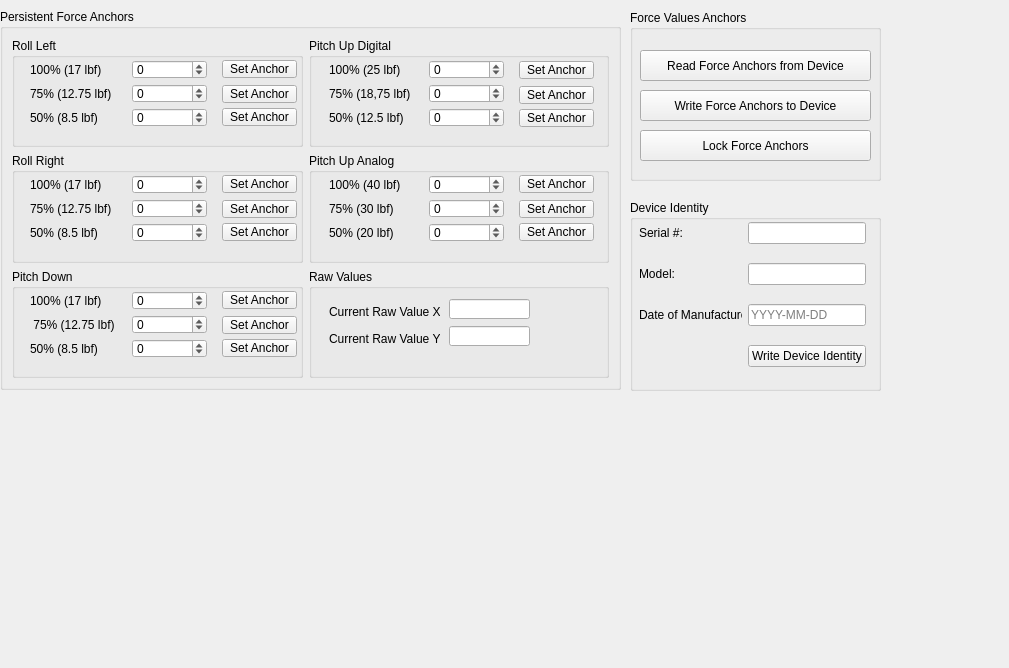
<?xml version="1.0" encoding="UTF-8"?>
<ui version="4.0">
 <class>Developer</class>
 <widget class="QWidget" name="Developer">
  <property name="geometry">
   <rect>
    <x>0</x>
    <y>0</y>
    <width>1009</width>
    <height>668</height>
   </rect>
  </property>
  <property name="windowTitle">
   <string>Form</string>
  </property>
  <widget class="QGroupBox" name="groupBox">
   <property name="geometry">
    <rect>
     <x>0</x>
     <y>9</y>
     <width>621</width>
     <height>381</height>
    </rect>
   </property>
   <property name="maximumSize">
    <size>
     <width>16777215</width>
     <height>400</height>
    </size>
   </property>
   <property name="title">
    <string>Persistent Force Anchors</string>
   </property>
   <layout class="QGridLayout" name="gridLayout" columnstretch="0,0,0">
    <item row="0" column="0" colspan="2">
     <widget class="QGroupBox" name="groupBox_2">
      <property name="maximumSize">
       <size>
        <width>300</width>
        <height>16777215</height>
       </size>
      </property>
      <property name="title">
       <string>Roll Left</string>
      </property>
      <widget class="QSpinBox" name="spRL_50">
       <property name="geometry">
        <rect>
         <x>120</x>
         <y>70</y>
         <width>75</width>
         <height>19</height>
        </rect>
       </property>
       <property name="minimumSize">
        <size>
         <width>75</width>
         <height>0</height>
        </size>
       </property>
       <property name="minimum">
        <number>-32676</number>
       </property>
       <property name="maximum">
        <number>32767</number>
       </property>
      </widget>
      <widget class="QSpinBox" name="spRL_75">
       <property name="geometry">
        <rect>
         <x>120</x>
         <y>46</y>
         <width>75</width>
         <height>19</height>
        </rect>
       </property>
       <property name="minimumSize">
        <size>
         <width>75</width>
         <height>0</height>
        </size>
       </property>
       <property name="minimum">
        <number>-32676</number>
       </property>
       <property name="maximum">
        <number>32767</number>
       </property>
      </widget>
      <widget class="QLabel" name="label">
       <property name="geometry">
        <rect>
         <x>18</x>
         <y>22</y>
         <width>125</width>
         <height>20</height>
        </rect>
       </property>
       <property name="sizePolicy">
        <sizepolicy hsizetype="Minimum" vsizetype="Minimum">
         <horstretch>0</horstretch>
         <verstretch>0</verstretch>
        </sizepolicy>
       </property>
       <property name="minimumSize">
        <size>
         <width>125</width>
         <height>0</height>
        </size>
       </property>
       <property name="maximumSize">
        <size>
         <width>125</width>
         <height>16777215</height>
        </size>
       </property>
       <property name="text">
        <string>100% (17 lbf)</string>
       </property>
      </widget>
      <widget class="QSpinBox" name="spRL_100">
       <property name="geometry">
        <rect>
         <x>120</x>
         <y>22</y>
         <width>75</width>
         <height>19</height>
        </rect>
       </property>
       <property name="minimumSize">
        <size>
         <width>75</width>
         <height>0</height>
        </size>
       </property>
       <property name="minimum">
        <number>-32676</number>
       </property>
       <property name="maximum">
        <number>32767</number>
       </property>
      </widget>
      <widget class="QLabel" name="label_3">
       <property name="geometry">
        <rect>
         <x>18</x>
         <y>70</y>
         <width>125</width>
         <height>20</height>
        </rect>
       </property>
       <property name="sizePolicy">
        <sizepolicy hsizetype="Minimum" vsizetype="Minimum">
         <horstretch>0</horstretch>
         <verstretch>0</verstretch>
        </sizepolicy>
       </property>
       <property name="minimumSize">
        <size>
         <width>125</width>
         <height>0</height>
        </size>
       </property>
       <property name="maximumSize">
        <size>
         <width>125</width>
         <height>16777215</height>
        </size>
       </property>
       <property name="text">
        <string>50% (8.5 lbf)</string>
       </property>
      </widget>
      <widget class="QLabel" name="label_2">
       <property name="geometry">
        <rect>
         <x>18</x>
         <y>46</y>
         <width>125</width>
         <height>20</height>
        </rect>
       </property>
       <property name="sizePolicy">
        <sizepolicy hsizetype="Minimum" vsizetype="Minimum">
         <horstretch>0</horstretch>
         <verstretch>0</verstretch>
        </sizepolicy>
       </property>
       <property name="minimumSize">
        <size>
         <width>125</width>
         <height>0</height>
        </size>
       </property>
       <property name="maximumSize">
        <size>
         <width>75</width>
         <height>16777215</height>
        </size>
       </property>
       <property name="text">
        <string>75% (12.75 lbf)</string>
       </property>
      </widget>
      <widget class="QPushButton" name="btnSet_RollLeft100">
       <property name="geometry">
        <rect>
         <x>210</x>
         <y>22</y>
         <width>75</width>
         <height>18</height>
        </rect>
       </property>
       <property name="minimumSize">
        <size>
         <width>75</width>
         <height>0</height>
        </size>
       </property>
       <property name="text">
        <string>Set Anchor</string>
       </property>
      </widget>
      <widget class="QPushButton" name="btnSet_RollLeft75">
       <property name="geometry">
        <rect>
         <x>210</x>
         <y>47</y>
         <width>75</width>
         <height>18</height>
        </rect>
       </property>
       <property name="minimumSize">
        <size>
         <width>75</width>
         <height>0</height>
        </size>
       </property>
       <property name="text">
        <string>Set Anchor</string>
       </property>
      </widget>
      <widget class="QPushButton" name="btnSet_RollLeft50">
       <property name="geometry">
        <rect>
         <x>210</x>
         <y>70</y>
         <width>75</width>
         <height>18</height>
        </rect>
       </property>
       <property name="minimumSize">
        <size>
         <width>75</width>
         <height>0</height>
        </size>
       </property>
       <property name="text">
        <string>Set Anchor</string>
       </property>
      </widget>
      <zorder>label</zorder>
      <zorder>label_2</zorder>
      <zorder>label_3</zorder>
      <zorder>spRL_50</zorder>
      <zorder>spRL_75</zorder>
      <zorder>spRL_100</zorder>
      <zorder>btnSet_RollLeft100</zorder>
      <zorder>btnSet_RollLeft75</zorder>
      <zorder>btnSet_RollLeft50</zorder>
     </widget>
    </item>
    <item row="2" column="0" colspan="2">
     <widget class="QGroupBox" name="groupBox_4">
      <property name="maximumSize">
       <size>
        <width>300</width>
        <height>16777215</height>
       </size>
      </property>
      <property name="title">
       <string>Pitch Down</string>
      </property>
      <widget class="QLabel" name="label_9">
       <property name="geometry">
        <rect>
         <x>18</x>
         <y>46</y>
         <width>125</width>
         <height>20</height>
        </rect>
       </property>
       <property name="sizePolicy">
        <sizepolicy hsizetype="Minimum" vsizetype="Minimum">
         <horstretch>0</horstretch>
         <verstretch>0</verstretch>
        </sizepolicy>
       </property>
       <property name="minimumSize">
        <size>
         <width>125</width>
         <height>0</height>
        </size>
       </property>
       <property name="maximumSize">
        <size>
         <width>125</width>
         <height>16777215</height>
        </size>
       </property>
       <property name="text">
        <string> 75% (12.75 lbf)</string>
       </property>
      </widget>
      <widget class="QLabel" name="label_7">
       <property name="geometry">
        <rect>
         <x>18</x>
         <y>22</y>
         <width>125</width>
         <height>20</height>
        </rect>
       </property>
       <property name="sizePolicy">
        <sizepolicy hsizetype="Minimum" vsizetype="Minimum">
         <horstretch>0</horstretch>
         <verstretch>0</verstretch>
        </sizepolicy>
       </property>
       <property name="minimumSize">
        <size>
         <width>125</width>
         <height>0</height>
        </size>
       </property>
       <property name="maximumSize">
        <size>
         <width>125</width>
         <height>16777215</height>
        </size>
       </property>
       <property name="text">
        <string>100% (17 lbf)</string>
       </property>
      </widget>
      <widget class="QSpinBox" name="spPD_75">
       <property name="geometry">
        <rect>
         <x>120</x>
         <y>46</y>
         <width>75</width>
         <height>19</height>
        </rect>
       </property>
       <property name="minimumSize">
        <size>
         <width>75</width>
         <height>0</height>
        </size>
       </property>
       <property name="minimum">
        <number>-32676</number>
       </property>
       <property name="maximum">
        <number>32767</number>
       </property>
      </widget>
      <widget class="QSpinBox" name="spPD_100">
       <property name="geometry">
        <rect>
         <x>120</x>
         <y>22</y>
         <width>75</width>
         <height>19</height>
        </rect>
       </property>
       <property name="minimumSize">
        <size>
         <width>75</width>
         <height>0</height>
        </size>
       </property>
       <property name="minimum">
        <number>-32676</number>
       </property>
       <property name="maximum">
        <number>32767</number>
       </property>
      </widget>
      <widget class="QLabel" name="label_8">
       <property name="geometry">
        <rect>
         <x>18</x>
         <y>70</y>
         <width>125</width>
         <height>20</height>
        </rect>
       </property>
       <property name="sizePolicy">
        <sizepolicy hsizetype="Minimum" vsizetype="Minimum">
         <horstretch>0</horstretch>
         <verstretch>0</verstretch>
        </sizepolicy>
       </property>
       <property name="minimumSize">
        <size>
         <width>125</width>
         <height>0</height>
        </size>
       </property>
       <property name="maximumSize">
        <size>
         <width>125</width>
         <height>16777215</height>
        </size>
       </property>
       <property name="text">
        <string>50% (8.5 lbf)</string>
       </property>
      </widget>
      <widget class="QSpinBox" name="spPD_50">
       <property name="geometry">
        <rect>
         <x>120</x>
         <y>70</y>
         <width>75</width>
         <height>19</height>
        </rect>
       </property>
       <property name="minimumSize">
        <size>
         <width>75</width>
         <height>0</height>
        </size>
       </property>
       <property name="minimum">
        <number>-32676</number>
       </property>
       <property name="maximum">
        <number>32767</number>
       </property>
      </widget>
      <widget class="QPushButton" name="btnSet_PD100">
       <property name="geometry">
        <rect>
         <x>210</x>
         <y>22</y>
         <width>75</width>
         <height>18</height>
        </rect>
       </property>
       <property name="minimumSize">
        <size>
         <width>75</width>
         <height>0</height>
        </size>
       </property>
       <property name="text">
        <string>Set Anchor</string>
       </property>
      </widget>
      <widget class="QPushButton" name="btnSet_PD75">
       <property name="geometry">
        <rect>
         <x>210</x>
         <y>47</y>
         <width>75</width>
         <height>18</height>
        </rect>
       </property>
       <property name="minimumSize">
        <size>
         <width>75</width>
         <height>0</height>
        </size>
       </property>
       <property name="text">
        <string>Set Anchor</string>
       </property>
      </widget>
      <widget class="QPushButton" name="btnSet_PD50">
       <property name="geometry">
        <rect>
         <x>210</x>
         <y>70</y>
         <width>75</width>
         <height>18</height>
        </rect>
       </property>
       <property name="minimumSize">
        <size>
         <width>75</width>
         <height>0</height>
        </size>
       </property>
       <property name="text">
        <string>Set Anchor</string>
       </property>
      </widget>
      <zorder>label_7</zorder>
      <zorder>label_9</zorder>
      <zorder>label_8</zorder>
      <zorder>spPD_75</zorder>
      <zorder>spPD_100</zorder>
      <zorder>spPD_50</zorder>
      <zorder>btnSet_PD100</zorder>
      <zorder>btnSet_PD75</zorder>
      <zorder>btnSet_PD50</zorder>
     </widget>
    </item>
    <item row="1" column="0" colspan="2">
     <widget class="QGroupBox" name="groupBox_3">
      <property name="maximumSize">
       <size>
        <width>300</width>
        <height>16777215</height>
       </size>
      </property>
      <property name="title">
       <string>Roll Right</string>
      </property>
      <widget class="QSpinBox" name="spRR_75">
       <property name="geometry">
        <rect>
         <x>120</x>
         <y>46</y>
         <width>75</width>
         <height>19</height>
        </rect>
       </property>
       <property name="minimumSize">
        <size>
         <width>75</width>
         <height>0</height>
        </size>
       </property>
       <property name="minimum">
        <number>-32676</number>
       </property>
       <property name="maximum">
        <number>32767</number>
       </property>
      </widget>
      <widget class="QLabel" name="label_4">
       <property name="geometry">
        <rect>
         <x>18</x>
         <y>22</y>
         <width>125</width>
         <height>20</height>
        </rect>
       </property>
       <property name="sizePolicy">
        <sizepolicy hsizetype="Minimum" vsizetype="Minimum">
         <horstretch>0</horstretch>
         <verstretch>0</verstretch>
        </sizepolicy>
       </property>
       <property name="minimumSize">
        <size>
         <width>125</width>
         <height>0</height>
        </size>
       </property>
       <property name="maximumSize">
        <size>
         <width>125</width>
         <height>16777215</height>
        </size>
       </property>
       <property name="text">
        <string>100% (17 lbf)</string>
       </property>
      </widget>
      <widget class="QSpinBox" name="spRR_50">
       <property name="geometry">
        <rect>
         <x>120</x>
         <y>70</y>
         <width>75</width>
         <height>19</height>
        </rect>
       </property>
       <property name="minimumSize">
        <size>
         <width>75</width>
         <height>0</height>
        </size>
       </property>
       <property name="minimum">
        <number>-32676</number>
       </property>
       <property name="maximum">
        <number>32767</number>
       </property>
      </widget>
      <widget class="QSpinBox" name="spRR_100">
       <property name="geometry">
        <rect>
         <x>120</x>
         <y>22</y>
         <width>75</width>
         <height>19</height>
        </rect>
       </property>
       <property name="minimumSize">
        <size>
         <width>75</width>
         <height>0</height>
        </size>
       </property>
       <property name="minimum">
        <number>-32676</number>
       </property>
       <property name="maximum">
        <number>32767</number>
       </property>
      </widget>
      <widget class="QLabel" name="label_5">
       <property name="geometry">
        <rect>
         <x>18</x>
         <y>70</y>
         <width>125</width>
         <height>20</height>
        </rect>
       </property>
       <property name="sizePolicy">
        <sizepolicy hsizetype="Minimum" vsizetype="Minimum">
         <horstretch>0</horstretch>
         <verstretch>0</verstretch>
        </sizepolicy>
       </property>
       <property name="minimumSize">
        <size>
         <width>125</width>
         <height>0</height>
        </size>
       </property>
       <property name="maximumSize">
        <size>
         <width>125</width>
         <height>16777215</height>
        </size>
       </property>
       <property name="text">
        <string>50% (8.5 lbf)</string>
       </property>
      </widget>
      <widget class="QLabel" name="label_6">
       <property name="geometry">
        <rect>
         <x>18</x>
         <y>46</y>
         <width>125</width>
         <height>20</height>
        </rect>
       </property>
       <property name="sizePolicy">
        <sizepolicy hsizetype="Minimum" vsizetype="Minimum">
         <horstretch>0</horstretch>
         <verstretch>0</verstretch>
        </sizepolicy>
       </property>
       <property name="minimumSize">
        <size>
         <width>125</width>
         <height>0</height>
        </size>
       </property>
       <property name="maximumSize">
        <size>
         <width>125</width>
         <height>16777215</height>
        </size>
       </property>
       <property name="text">
        <string>75% (12.75 lbf)</string>
       </property>
      </widget>
      <widget class="QPushButton" name="btnSet_RollRight50">
       <property name="geometry">
        <rect>
         <x>210</x>
         <y>70</y>
         <width>75</width>
         <height>18</height>
        </rect>
       </property>
       <property name="minimumSize">
        <size>
         <width>75</width>
         <height>0</height>
        </size>
       </property>
       <property name="text">
        <string>Set Anchor</string>
       </property>
      </widget>
      <widget class="QPushButton" name="btnSet_RollRight100">
       <property name="geometry">
        <rect>
         <x>210</x>
         <y>22</y>
         <width>75</width>
         <height>18</height>
        </rect>
       </property>
       <property name="minimumSize">
        <size>
         <width>75</width>
         <height>0</height>
        </size>
       </property>
       <property name="text">
        <string>Set Anchor</string>
       </property>
      </widget>
      <widget class="QPushButton" name="btnSet_RollRight75">
       <property name="geometry">
        <rect>
         <x>210</x>
         <y>47</y>
         <width>75</width>
         <height>18</height>
        </rect>
       </property>
       <property name="minimumSize">
        <size>
         <width>75</width>
         <height>0</height>
        </size>
       </property>
       <property name="text">
        <string>Set Anchor</string>
       </property>
      </widget>
      <zorder>label_4</zorder>
      <zorder>label_6</zorder>
      <zorder>label_5</zorder>
      <zorder>spRR_75</zorder>
      <zorder>spRR_50</zorder>
      <zorder>spRR_100</zorder>
      <zorder>btnSet_RollRight50</zorder>
      <zorder>btnSet_RollRight100</zorder>
      <zorder>btnSet_RollRight75</zorder>
     </widget>
    </item>
    <item row="1" column="2">
     <widget class="QGroupBox" name="groupBox_6">
      <property name="minimumSize">
       <size>
        <width>300</width>
        <height>0</height>
       </size>
      </property>
      <property name="maximumSize">
       <size>
        <width>300</width>
        <height>16777215</height>
       </size>
      </property>
      <property name="title">
       <string>Pitch Up Analog</string>
      </property>
      <widget class="QSpinBox" name="spPUA_75">
       <property name="geometry">
        <rect>
         <x>120</x>
         <y>46</y>
         <width>75</width>
         <height>19</height>
        </rect>
       </property>
       <property name="minimumSize">
        <size>
         <width>75</width>
         <height>0</height>
        </size>
       </property>
       <property name="minimum">
        <number>-32676</number>
       </property>
       <property name="maximum">
        <number>32767</number>
       </property>
      </widget>
      <widget class="QSpinBox" name="spPUA_100">
       <property name="geometry">
        <rect>
         <x>120</x>
         <y>22</y>
         <width>75</width>
         <height>19</height>
        </rect>
       </property>
       <property name="minimumSize">
        <size>
         <width>75</width>
         <height>0</height>
        </size>
       </property>
       <property name="minimum">
        <number>-32676</number>
       </property>
       <property name="maximum">
        <number>32767</number>
       </property>
      </widget>
      <widget class="QLabel" name="label_13">
       <property name="geometry">
        <rect>
         <x>20</x>
         <y>70</y>
         <width>125</width>
         <height>20</height>
        </rect>
       </property>
       <property name="sizePolicy">
        <sizepolicy hsizetype="Minimum" vsizetype="Minimum">
         <horstretch>0</horstretch>
         <verstretch>0</verstretch>
        </sizepolicy>
       </property>
       <property name="minimumSize">
        <size>
         <width>125</width>
         <height>0</height>
        </size>
       </property>
       <property name="maximumSize">
        <size>
         <width>125</width>
         <height>16777215</height>
        </size>
       </property>
       <property name="text">
        <string>50% (20 lbf)</string>
       </property>
      </widget>
      <widget class="QLabel" name="label_14">
       <property name="geometry">
        <rect>
         <x>20</x>
         <y>22</y>
         <width>125</width>
         <height>20</height>
        </rect>
       </property>
       <property name="sizePolicy">
        <sizepolicy hsizetype="Minimum" vsizetype="Minimum">
         <horstretch>0</horstretch>
         <verstretch>0</verstretch>
        </sizepolicy>
       </property>
       <property name="minimumSize">
        <size>
         <width>125</width>
         <height>0</height>
        </size>
       </property>
       <property name="maximumSize">
        <size>
         <width>125</width>
         <height>16777215</height>
        </size>
       </property>
       <property name="text">
        <string>100% (40 lbf)</string>
       </property>
      </widget>
      <widget class="QLabel" name="label_15">
       <property name="geometry">
        <rect>
         <x>20</x>
         <y>46</y>
         <width>125</width>
         <height>20</height>
        </rect>
       </property>
       <property name="sizePolicy">
        <sizepolicy hsizetype="Minimum" vsizetype="Minimum">
         <horstretch>0</horstretch>
         <verstretch>0</verstretch>
        </sizepolicy>
       </property>
       <property name="minimumSize">
        <size>
         <width>125</width>
         <height>0</height>
        </size>
       </property>
       <property name="maximumSize">
        <size>
         <width>125</width>
         <height>16777215</height>
        </size>
       </property>
       <property name="text">
        <string>75% (30 lbf)</string>
       </property>
      </widget>
      <widget class="QSpinBox" name="spPUA_50">
       <property name="geometry">
        <rect>
         <x>120</x>
         <y>70</y>
         <width>75</width>
         <height>19</height>
        </rect>
       </property>
       <property name="minimumSize">
        <size>
         <width>75</width>
         <height>0</height>
        </size>
       </property>
       <property name="minimum">
        <number>-32676</number>
       </property>
       <property name="maximum">
        <number>32767</number>
       </property>
      </widget>
      <widget class="QPushButton" name="btnSet_APU100">
       <property name="geometry">
        <rect>
         <x>210</x>
         <y>22</y>
         <width>75</width>
         <height>18</height>
        </rect>
       </property>
       <property name="minimumSize">
        <size>
         <width>75</width>
         <height>0</height>
        </size>
       </property>
       <property name="text">
        <string>Set Anchor</string>
       </property>
      </widget>
      <widget class="QPushButton" name="btnSet_APU75">
       <property name="geometry">
        <rect>
         <x>210</x>
         <y>47</y>
         <width>75</width>
         <height>18</height>
        </rect>
       </property>
       <property name="minimumSize">
        <size>
         <width>75</width>
         <height>0</height>
        </size>
       </property>
       <property name="text">
        <string>Set Anchor</string>
       </property>
      </widget>
      <widget class="QPushButton" name="btnSet_APU50">
       <property name="geometry">
        <rect>
         <x>210</x>
         <y>70</y>
         <width>75</width>
         <height>18</height>
        </rect>
       </property>
       <property name="minimumSize">
        <size>
         <width>75</width>
         <height>0</height>
        </size>
       </property>
       <property name="text">
        <string>Set Anchor</string>
       </property>
      </widget>
      <zorder>label_13</zorder>
      <zorder>label_15</zorder>
      <zorder>label_14</zorder>
      <zorder>spPUA_75</zorder>
      <zorder>spPUA_100</zorder>
      <zorder>spPUA_50</zorder>
      <zorder>btnSet_APU100</zorder>
      <zorder>btnSet_APU75</zorder>
      <zorder>btnSet_APU50</zorder>
     </widget>
    </item>
    <item row="0" column="2">
     <widget class="QGroupBox" name="groupBox_5">
      <property name="maximumSize">
       <size>
        <width>300</width>
        <height>16777215</height>
       </size>
      </property>
      <property name="title">
       <string>Pitch Up Digital</string>
      </property>
      <widget class="QLabel" name="label_10">
       <property name="geometry">
        <rect>
         <x>20</x>
         <y>46</y>
         <width>125</width>
         <height>20</height>
        </rect>
       </property>
       <property name="sizePolicy">
        <sizepolicy hsizetype="Minimum" vsizetype="Minimum">
         <horstretch>0</horstretch>
         <verstretch>0</verstretch>
        </sizepolicy>
       </property>
       <property name="minimumSize">
        <size>
         <width>125</width>
         <height>0</height>
        </size>
       </property>
       <property name="maximumSize">
        <size>
         <width>125</width>
         <height>16777215</height>
        </size>
       </property>
       <property name="text">
        <string>75% (18,75 lbf)</string>
       </property>
      </widget>
      <widget class="QLabel" name="label_11">
       <property name="geometry">
        <rect>
         <x>20</x>
         <y>22</y>
         <width>125</width>
         <height>20</height>
        </rect>
       </property>
       <property name="sizePolicy">
        <sizepolicy hsizetype="Minimum" vsizetype="Minimum">
         <horstretch>0</horstretch>
         <verstretch>0</verstretch>
        </sizepolicy>
       </property>
       <property name="minimumSize">
        <size>
         <width>125</width>
         <height>0</height>
        </size>
       </property>
       <property name="maximumSize">
        <size>
         <width>75</width>
         <height>16777215</height>
        </size>
       </property>
       <property name="text">
        <string>100% (25 lbf)</string>
       </property>
      </widget>
      <widget class="QSpinBox" name="spPUD_75">
       <property name="geometry">
        <rect>
         <x>120</x>
         <y>46</y>
         <width>75</width>
         <height>19</height>
        </rect>
       </property>
       <property name="minimumSize">
        <size>
         <width>75</width>
         <height>0</height>
        </size>
       </property>
       <property name="minimum">
        <number>-32676</number>
       </property>
       <property name="maximum">
        <number>32767</number>
       </property>
      </widget>
      <widget class="QSpinBox" name="spPUD_100">
       <property name="geometry">
        <rect>
         <x>120</x>
         <y>22</y>
         <width>75</width>
         <height>19</height>
        </rect>
       </property>
       <property name="minimumSize">
        <size>
         <width>75</width>
         <height>0</height>
        </size>
       </property>
       <property name="minimum">
        <number>-32676</number>
       </property>
       <property name="maximum">
        <number>32767</number>
       </property>
      </widget>
      <widget class="QLabel" name="label_12">
       <property name="geometry">
        <rect>
         <x>20</x>
         <y>70</y>
         <width>125</width>
         <height>20</height>
        </rect>
       </property>
       <property name="sizePolicy">
        <sizepolicy hsizetype="Minimum" vsizetype="Minimum">
         <horstretch>0</horstretch>
         <verstretch>0</verstretch>
        </sizepolicy>
       </property>
       <property name="minimumSize">
        <size>
         <width>125</width>
         <height>0</height>
        </size>
       </property>
       <property name="maximumSize">
        <size>
         <width>125</width>
         <height>16777215</height>
        </size>
       </property>
       <property name="text">
        <string>50% (12.5 lbf)</string>
       </property>
      </widget>
      <widget class="QSpinBox" name="spPUD_50">
       <property name="geometry">
        <rect>
         <x>120</x>
         <y>70</y>
         <width>75</width>
         <height>19</height>
        </rect>
       </property>
       <property name="minimumSize">
        <size>
         <width>75</width>
         <height>0</height>
        </size>
       </property>
       <property name="minimum">
        <number>-32676</number>
       </property>
       <property name="maximum">
        <number>32767</number>
       </property>
      </widget>
      <widget class="QPushButton" name="btnSet_DPU50">
       <property name="geometry">
        <rect>
         <x>210</x>
         <y>71</y>
         <width>75</width>
         <height>18</height>
        </rect>
       </property>
       <property name="minimumSize">
        <size>
         <width>75</width>
         <height>0</height>
        </size>
       </property>
       <property name="text">
        <string>Set Anchor</string>
       </property>
      </widget>
      <widget class="QPushButton" name="btnSet_DPU75">
       <property name="geometry">
        <rect>
         <x>210</x>
         <y>48</y>
         <width>75</width>
         <height>18</height>
        </rect>
       </property>
       <property name="minimumSize">
        <size>
         <width>75</width>
         <height>0</height>
        </size>
       </property>
       <property name="text">
        <string>Set Anchor</string>
       </property>
      </widget>
      <widget class="QPushButton" name="btnSet_DPU100">
       <property name="geometry">
        <rect>
         <x>210</x>
         <y>23</y>
         <width>75</width>
         <height>18</height>
        </rect>
       </property>
       <property name="minimumSize">
        <size>
         <width>75</width>
         <height>0</height>
        </size>
       </property>
       <property name="text">
        <string>Set Anchor</string>
       </property>
      </widget>
      <zorder>label_11</zorder>
      <zorder>label_12</zorder>
      <zorder>label_10</zorder>
      <zorder>spPUD_75</zorder>
      <zorder>spPUD_100</zorder>
      <zorder>spPUD_50</zorder>
      <zorder>btnSet_DPU50</zorder>
      <zorder>btnSet_DPU75</zorder>
      <zorder>btnSet_DPU100</zorder>
     </widget>
    </item>
    <item row="2" column="2">
     <widget class="QGroupBox" name="groupBox_8">
      <property name="maximumSize">
       <size>
        <width>300</width>
        <height>16777215</height>
       </size>
      </property>
      <property name="title">
       <string>Raw Values</string>
      </property>
      <widget class="QLabel" name="label_16">
       <property name="geometry">
        <rect>
         <x>20</x>
         <y>33</y>
         <width>111</width>
         <height>20</height>
        </rect>
       </property>
       <property name="text">
        <string>Current Raw Value X:</string>
       </property>
      </widget>
      <widget class="QLabel" name="label_17">
       <property name="geometry">
        <rect>
         <x>20</x>
         <y>60</y>
         <width>111</width>
         <height>20</height>
        </rect>
       </property>
       <property name="text">
        <string>Current Raw Value Y:</string>
       </property>
      </widget>
      <widget class="QLineEdit" name="lineEdit_RawX">
       <property name="geometry">
        <rect>
         <x>140</x>
         <y>30</y>
         <width>81</width>
         <height>20</height>
        </rect>
       </property>
       <property name="alignment">
        <set>Qt::AlignmentFlag::AlignRight|Qt::AlignmentFlag::AlignTrailing|Qt::AlignmentFlag::AlignVCenter</set>
       </property>
       <property name="readOnly">
        <bool>true</bool>
       </property>
      </widget>
      <widget class="QLineEdit" name="lineEdit_RawY">
       <property name="geometry">
        <rect>
         <x>140</x>
         <y>57</y>
         <width>81</width>
         <height>20</height>
        </rect>
       </property>
       <property name="alignment">
        <set>Qt::AlignmentFlag::AlignRight|Qt::AlignmentFlag::AlignTrailing|Qt::AlignmentFlag::AlignVCenter</set>
       </property>
       <property name="readOnly">
        <bool>true</bool>
       </property>
      </widget>
     </widget>
    </item>
   </layout>
  </widget>
  <widget class="QGroupBox" name="groupBox_7">
   <property name="geometry">
    <rect>
     <x>630</x>
     <y>10</y>
     <width>251</width>
     <height>171</height>
    </rect>
   </property>
   <property name="title">
    <string>Force Values Anchors</string>
   </property>
   <widget class="QPushButton" name="btnAnchorsRead">
    <property name="geometry">
     <rect>
      <x>10</x>
      <y>40</y>
      <width>231</width>
      <height>31</height>
     </rect>
    </property>
    <property name="text">
     <string>Read Force Anchors from Device</string>
    </property>
   </widget>
   <widget class="QPushButton" name="btnAnchorsWrite">
    <property name="geometry">
     <rect>
      <x>10</x>
      <y>80</y>
      <width>231</width>
      <height>31</height>
     </rect>
    </property>
    <property name="text">
     <string>Write Force Anchors to Device</string>
    </property>
   </widget>
   <widget class="QPushButton" name="btnAnchorsLock">
    <property name="geometry">
     <rect>
      <x>10</x>
      <y>120</y>
      <width>231</width>
      <height>31</height>
     </rect>
    </property>
    <property name="text">
     <string>Lock Force Anchors</string>
    </property>
   </widget>
  </widget>
  <widget class="QGroupBox" name="groupBox_DeviceIdentity">
   <property name="geometry">
    <rect>
     <x>630</x>
     <y>200</y>
     <width>251</width>
     <height>191</height>
    </rect>
   </property>
   <property name="title">
    <string>Device Identity</string>
   </property>
   <widget class="QWidget" name="gridLayoutWidget">
    <property name="geometry">
     <rect>
      <x>9</x>
      <y>9</y>
      <width>231</width>
      <height>171</height>
     </rect>
    </property>
    <layout class="QGridLayout" name="gridLayout_2">
     <property name="rightMargin">
      <number>4</number>
     </property>
     <item row="3" column="2">
      <widget class="QLineEdit" name="lineEdit_ManufactureDate">
       <property name="inputMethodHints">
        <set>Qt::InputMethodHint::ImhDate</set>
       </property>
       <property name="maxLength">
        <number>15</number>
       </property>
       <property name="placeholderText">
        <string>YYYY-MM-DD</string>
       </property>
      </widget>
     </item>
     <item row="3" column="1">
      <widget class="QLabel" name="label_Model_2">
       <property name="minimumSize">
        <size>
         <width>100</width>
         <height>0</height>
        </size>
       </property>
       <property name="text">
        <string>Date of Manufacture:</string>
       </property>
      </widget>
     </item>
     <item row="2" column="1">
      <widget class="QLabel" name="label_Model">
       <property name="text">
        <string>Model:</string>
       </property>
      </widget>
     </item>
     <item row="0" column="1">
      <widget class="QLabel" name="label_SerialNumber">
       <property name="text">
        <string>Serial #: </string>
       </property>
      </widget>
     </item>
     <item row="2" column="2">
      <widget class="QLineEdit" name="lineEdit_Model">
       <property name="maxLength">
        <number>15</number>
       </property>
      </widget>
     </item>
     <item row="0" column="2">
      <widget class="QLineEdit" name="lineEdit_SerialNumber">
       <property name="maxLength">
        <number>15</number>
       </property>
      </widget>
     </item>
     <item row="4" column="2">
      <widget class="QPushButton" name="btnDeviceInfoWrite">
       <property name="text">
        <string>Write Device Identity</string>
       </property>
      </widget>
     </item>
    </layout>
   </widget>
  </widget>
 </widget>
 <resources/>
 <connections/>
</ui>
